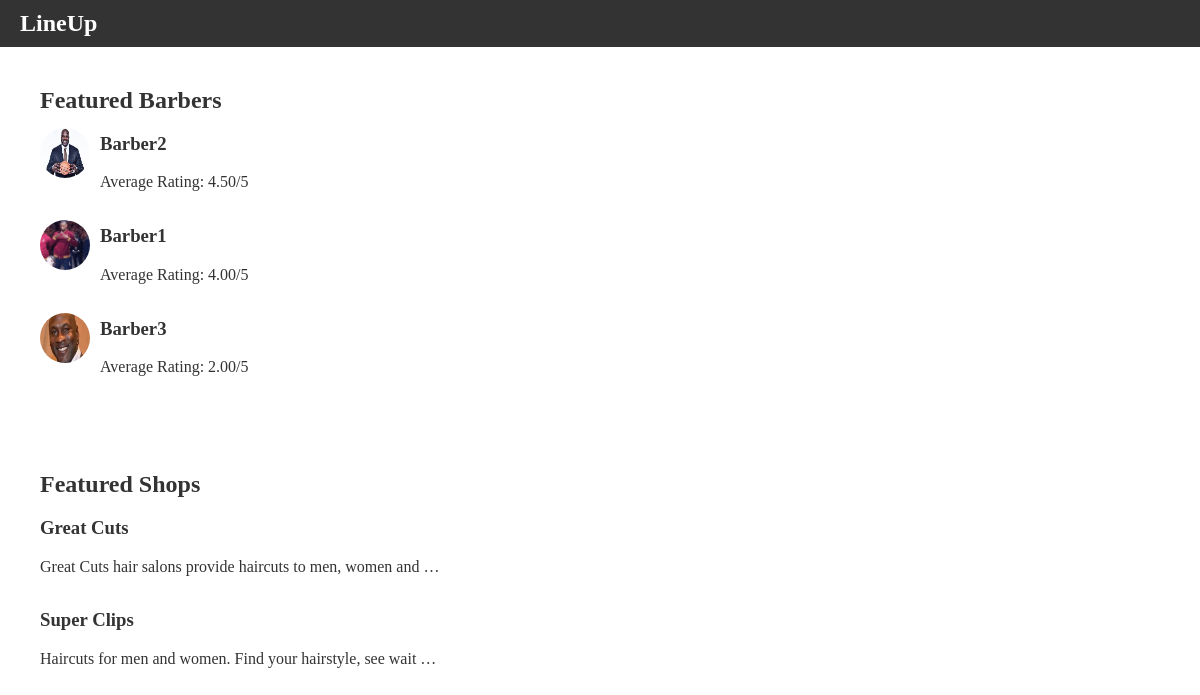
The app's page /index/ with its own data.
### LineUp/Barber/models.py (models this page shows, shortened)
class Barber(models.Model):
    user = models.OneToOneField(User, on_delete=models.CASCADE, primary_key=True)
    work_start_time = models.TimeField(default=time(9, 0))  # Default to 9:00 AM
    work_end_time = models.TimeField(default=time(17, 0))   # Default to 5:00 PM
    affiliation_code = models.CharField(max_length=10, blank=True, null=True)
    def average_rating(self):
        reviews = self.barber_reviews.all()
        if reviews:
            return sum(review.rating for review in reviews) / len(reviews)
        return 0

class User(AbstractUser):
    is_customer = models.BooleanField(default=False)
    is_barber = models.BooleanField(default=False)
    is_owner = models.BooleanField(default=False)
    email = models.EmailField(unique=True)
    profile_pic = models.ImageField(upload_to='uploads/', default='images/customer.JPG')
    first_name = models.CharField(max_length=30, blank=True)
    last_name = models.CharField(max_length=30, blank=True)
    phone_num = models.CharField(max_length=12, blank=True)
    slug = AutoSlugField(populate_from='username', unique=True)

class Review(models.Model):
    customer = models.ForeignKey(User, on_delete=models.CASCADE, related_name='customer_reviews')
    barber = models.ForeignKey(Barber, on_delete=models.CASCADE, related_name='barber_reviews')
    content = models.TextField()
    RATING_CHOICES = [
        (0, '0'),
        (1, '1'),
        (2, '2'),
        (3, '3'),
        (4, '4'),
        (5, '5'),
    ]
    rating = models.IntegerField(choices=RATING_CHOICES, default=5)
    created_at = models.DateTimeField(auto_now_add=True)

class Shop(models.Model):
    name = models.CharField(max_length=100)
    address = models.CharField(max_length=255)
    email = models.EmailField()
    phone_number = models.CharField(max_length=12)
    owner = models.ForeignKey(Owner, on_delete=models.SET_NULL, null=True, related_name='owned_shops')
    affiliation_code = models.CharField(max_length=10, unique=True, blank=True)
    description = models.TextField(blank=True, null=True)
    barbers = models.ManyToManyField('Barber', related_name='shops', blank=True)
    slug = models.SlugField(unique=True, blank=True)

### LineUp/Barber/views.py (the view)
# urls.py: path('index/', views.index_view, name='index'),
def index_view(request):
    all_barbers = list(Barber.objects.all())
    all_shops = list(Shop.objects.all())
    random_barbers = random.sample(all_barbers, min(len(all_barbers), 5))
    random_shops = random.sample(all_shops, min(len(all_shops), 5))
    context = {
        'random_barbers': random_barbers,
        'random_shops': random_shops,
    }
    return render(request, 'Barber/index.html', context)

### LineUp/Barber/templates/Barber/index.html (shortened to what this page needs)
{% load static %}
<!DOCTYPE html>
<html lang="en">
<head>
    <link rel="stylesheet" type="text/css" href="{% static 'Barber/styles.css' %}">
</head>
<body>
    <nav class="navbar" style="background-color: #333; color: white; padding: 10px 0;">
        <div class="container">
            <h1 class="title has-text-white">LineUp</h1>
        </div>
    </nav>
    <section id="random-barbers">
        <h2>Featured Barbers</h2>
        <div>
            {% for barber in random_barbers %}
            <div class="barber" style="display: flex; align-items: center; margin-bottom: 15px;">
                <img src="{% if barber.user.profile_pic %}{{ barber.user.profile_pic.url }}{% else %}path/to/default/image.jpg{% endif %}"
                     alt="Profile Picture of {{ barber.user.username }}"
                     style="width: 50px; height: 50px; border-radius: 50%; margin-right: 10px;">
                <div>
                    <h3><a href="{% url 'barberProfileView' slug=barber.user.slug %}" style="text-decoration: none; color: inherit;">{{ barber.user.username }}</a></h3>
                    <p>Average Rating: {% if barber.average_rating %}{{ barber.average_rating|floatformat:2 }}/5{% else %}No Reviews{% endif %}</p>
                </div>
            </div>
        {% empty %}
            <p>No barbers found.</p>
        {% endfor %}
        </div>
    </section>
    <section id="featured-shops">
        <h2>Featured Shops</h2>
        <div>
            {% for shop in random_shops %}
            <div class="shop" style="display: flex; align-items: center; margin-bottom: 15px;">
                <div>
                    <h3><a href="{% url 'shop_detail' slug=shop.slug %}" style="text-decoration: none; color: inherit;">{{ shop.name }}</a></h3>
                    <p>{{ shop.description|truncatewords:10 }}</p>
                </div>
            </div>
            {% empty %}
                <p>No shops found.</p>
            {% endfor %}
        </div>
    </section>
</body>
</html>

### LineUp/Barber/static/Barber/styles.css (style rules this page uses)
body, h1, h2, p, ul { margin: 0; padding: 0; }
body { background-color: #f2f2f2; font-family: Arial, sans-serif; color: #333; }
section { padding: 40px; }

### LineUp/Barber/templates/Barber/index.html (style rules this page uses)
body { font-family: "Garamond", serif; background-color: white; color: #333; }
.title.has-text-white, form, .welcome-message { margin-left: 20px; }

### records on screen
Barber: user_id.profile_pic (picture), user.username "Barber2", average_rating "4.50"
Barber: user_id.profile_pic (picture), user.username "Barber1", average_rating "4.00"
Barber: user_id.profile_pic (picture), user.username "Barber3", average_rating "2.00"
Shop: name "Great Cuts", description "Great Cuts hair salons provide haircuts to men, women and …"
Shop: name "Super Clips", description "Haircuts for men and women. Find your hairstyle, see wait …"
